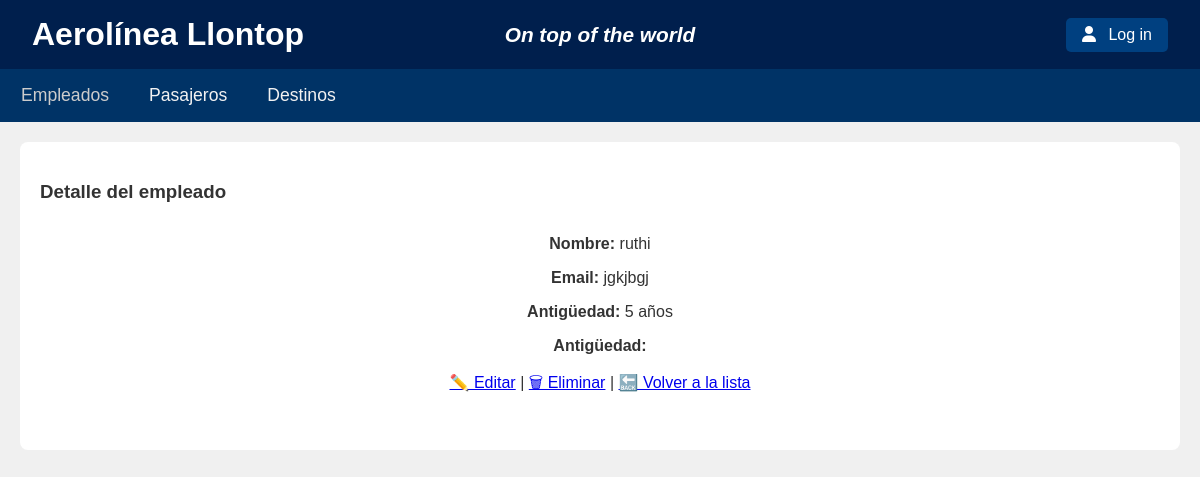
The app's page /empleados/cbv/empleados/2 with its own data.
### empleados/models.py (models this page shows, shortened)
class Empleados (models.Model):
    nombreempleado = models.CharField(max_length=50)
    email = models.CharField(max_length=50)
    antiguedad = models.IntegerField()
    tipo = models.CharField(max_length=50)

### empleados/views.py (the view)
# urls.py: path("cbv/empleados/<int:pk>", EmpleadosDetailView.as_view(), name="cbv-empleados-detail"),
class EmpleadosDetailView(DetailView):
    model = Empleados
    template_name = "empleados/cbv/empleados-detail.html"

### empleados/templates/empleados/cbv/empleados-detail.html
{% extends 'empleados/base.html' %}
{% block aerolinea %}
<h3 > Detalle del empleado</h3>
<div style="max-width: 400px; margin: 2rem auto; text-align: center;">
    <p><strong>Nombre:</strong> {{ object.nombreempleado }}</p>
    <p><strong>Email:</strong> {{ object.email }}</p>
    <p><strong>Antigüedad:</strong> {{ object.antiguedad }} años</p>
    <p><strong>Antigüedad:</strong> {{ object.tipo }} </p>
    <a href="{% url 'empleados:cbv-empleados-editar' object.pk %}">✏️ Editar</a> |
    <a href="{% url 'empleados:cbv-empleados-eliminar' object.pk %}">🗑 Eliminar</a> |
    <a href="{% url 'empleados:cbv-employee-list' %}">🔙 Volver a la lista</a>
</div>
{% endblock %}

### empleados/templates/empleados/base.html (style rules this page uses)
body { font-family: Arial, sans-serif; background-color: #f0f0f0; color: #333; margin: 0; padding: 0; }

### records on screen
Empleados: nombreempleado "ruthi", email "jgkjbgj", antiguedad "5"
